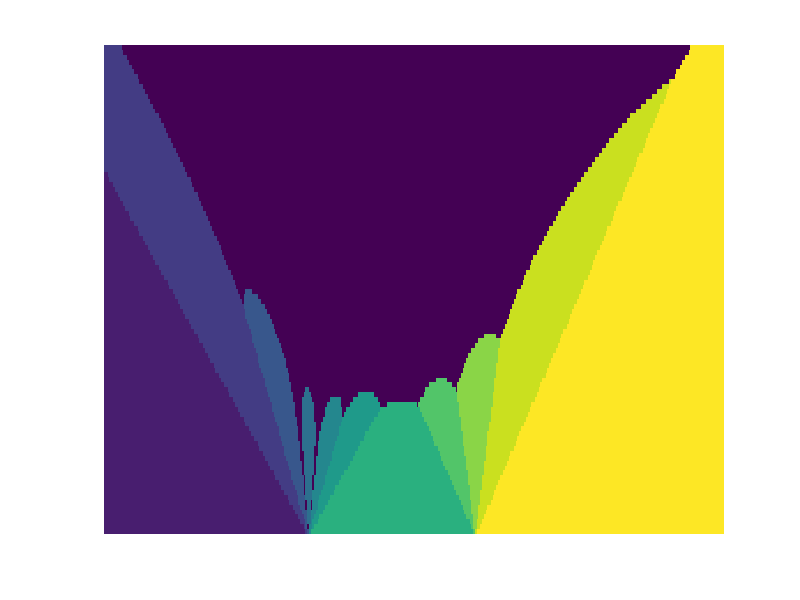

This figure's MATLAB source:
clear%%%bond energy model
% % close all
all_BEM=load('./all_BEM.txt');
h=6.63*10^(-34)/(1.6*10^(-19))/2/3.14; 
k=1.38*10^(-23)/(1.6*10^(-19));
T_max=1000;
T=10:10:T_max;
n_mu_T=[];
%delta_mu=[-1.5:0.001:-0.7];%%mu_Si-mu_Ge
delta_mu=[-1.35:0.001:-1];%%plot predict phase diagram 
n_str_max=zeros(size(delta_mu,2),T_max/10);
for zz=1:size(delta_mu,2)
    zz
H=all_BEM(:,2)*delta_mu(1,zz)-all_BEM(:,3);
H=H-max(H)*ones(size(H,1),1);
H=-H;

Z_all=[];
for ii= 1:size(T,2)
  z_i=[];

for rr=1:size(H,1)
    z=exp(-H(rr,1)/k/T(ii));
    z_i=[z_i;z];
end
Z_all=[Z_all   z_i];
end%%% Z = sum(g_i*z_i)        z_i from $9.7 wangzhicheng

Z_all_norm=Z_all;
for xx=1:size(Z_all,2)
    Z_all_norm(:,xx)=Z_all(:,xx).*all_BEM(:,4)/(Z_all(:,xx)'*all_BEM(:,4));
end%normalization

[x,m]=max(Z_all_norm);
for ww=1:size(x,2)
if x(1,ww)>0.3%%%%structure which is more than 30% and dominant
n_str_max(zz,ww)=m(1,ww);
else
n_str_max(zz,ww)=0;
end
end

E_n=[];
for ll=1:size(Z_all,2)
    en=Z_all(:,ll)'*(all_BEM(:,2).*all_BEM(:,4))/(Z_all(:,ll)'*all_BEM(:,4));
    E_n=[E_n en];
end
n_mu_T=[n_mu_T;E_n];
end
%%%%%%%%%%%%
%plot predict phase diagram
%%%%%%%%%%%%%
 n_str_max= imrotate(n_str_max,90);
 te=unique(n_str_max);
 n_str_max_p=zeros(size(n_str_max,1),size(n_str_max,2));
  for ii=1:size(n_str_max,1)
     for jj=1:size(n_str_max,2)
       n_str_max_p(ii,jj)=find(te==n_str_max(ii,jj));
     end
 end
 figure 
 set(gcf,'color','white');
 image(n_str_max_p,'CDataMapping','scaled')
 hold on
 for ii=1:9
    text(-70,ii*200,num2str(2000-ii*200),'FontSize',10)
    
end
for ii=1:8
text(ii*100-20,2050,num2str(-1.5+ii*0.1),'FontSize',10)
end
% text(35,1000,'2','FontSize',10)
% text(75,1750,'53','FontSize',10)
% text(85,1900,'70','FontSize',10)
% text(117,1800,'76','FontSize',10)
% text(147,1700,'85','FontSize',10)
% text(190,1600,'88','FontSize',10)
% text(300,1600,'89','FontSize',10)
% text(3,1400,'90','FontSize',10)
% title('predict phase(>30%)')
 axis off
 %%%%%%%%%%%%%%